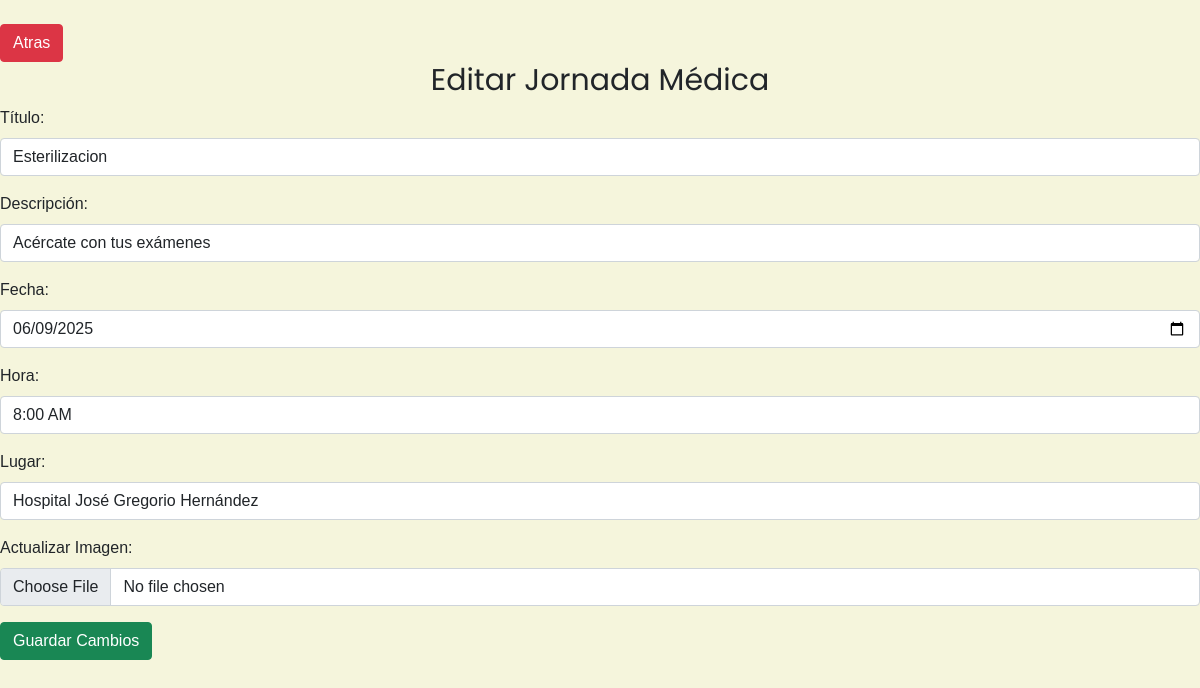
The app's page /editar_jornada/1 with its own data.
### app.py (models this page shows)
class JornadaMedica(db.Model):
    __tablename__ = 'jornadas_medicas'
    id = db.Column(db.Integer, primary_key=True, autoincrement=True)
    titulo = db.Column(db.String(255), nullable=False)
    descripcion = db.Column(db.String(500), nullable=False)
    fecha = db.Column(db.Date, nullable=False)
    hora = db.Column(db.String(10), nullable=False)  # Nuevo campo
    lugar = db.Column(db.String(255), nullable=False)  # Nuevo campo
    imagen = db.Column(db.String(255), nullable=True)  # Imagen opcional

### app.py (the view, shortened to what this page needs)
@app.route('/editar_jornada/<int:id>', methods=['GET', 'POST'])
def editar_jornada(id):
    jornada = JornadaMedica.query.get_or_404(id)
    form = JornadaMedicaForm(obj=jornada)
    return render_template('administrador/editar_jornadas.html', form=form, jornada=jornada)

### app.py
class JornadaMedicaForm(FlaskForm):
    titulo = StringField('Título', validators=[DataRequired(), Length(max=255)])
    descripcion = StringField('Descripción', validators=[DataRequired(), Length(max=500)])
    fecha = DateField('Fecha', format='%Y-%m-%d', validators=[DataRequired()])
    hora = StringField('Hora', validators=[DataRequired(), Length(max=10)])  # Nuevo campo
    lugar = StringField('Lugar', validators=[DataRequired(), Length(max=255)])  # Nuevo campo
    imagen = FileField('Imagen', validators=[Optional()])
    submit = SubmitField('Registrar')

### templates/administrador/editar_jornadas.html (shortened to what this page needs)
{% extends "./base.html" %}
{% block contenidobase %}
<br><a type="button" class="btn btn-danger" href="/crud">Atras</a>
<h1 class="text-center">Editar Jornada Médica</h1>
<form method="POST" enctype="multipart/form-data">
    <div class="mb-3">
        <label for="titulo" class="form-label">Título:</label>
        {{ form.titulo(class="form-control") }}
    </div>
    <div class="mb-3">
        <label for="descripcion" class="form-label">Descripción:</label>
        {{ form.descripcion(class="form-control") }}
    </div>
    <div class="mb-3">
        <label for="fecha" class="form-label">Fecha:</label>
        {{ form.fecha(class="form-control") }}
    </div>
    <div class="mb-3">
        <label for="hora" class="form-label">Hora:</label>
        {{ form.hora(class="form-control") }}
    </div>
    <div class="mb-3">
        <label for="lugar" class="form-label">Lugar:</label>
        {{ form.lugar(class="form-control") }}
    </div>
    <div class="mb-3">
        <label for="imagen" class="form-label">Actualizar Imagen:</label>
        <input type="file" name="imagen" id="imagen" class="form-control">
    </div>
    <button type="submit" class="btn btn-success">Guardar Cambios</button>
</form>
{% endblock %}

### static/css/stilo.css (style rules this page uses)
* { padding: 0; margin: 0; }
h1 { font-size: 30px; color: var(--color-titulos); font-family: "Poppins", sans-serif; font-weight: 400; font-style: normal; }
body { overflow-x: hidden; }
body { margin: 0; background-color:beige; font-family:'Lucida Sans', 'Lucida Sans Regular', 'Lucida Grande', 'Lucida Sans Unicode', Geneva, Verdana, sans-serif; }

### records on screen
JornadaMedica: titulo "Esterilizacion", descripcion "Acércate con tus exámenes", fecha "06/09/2025", hora "8:00 AM", lugar "Hospital José Gregorio Hernández"
